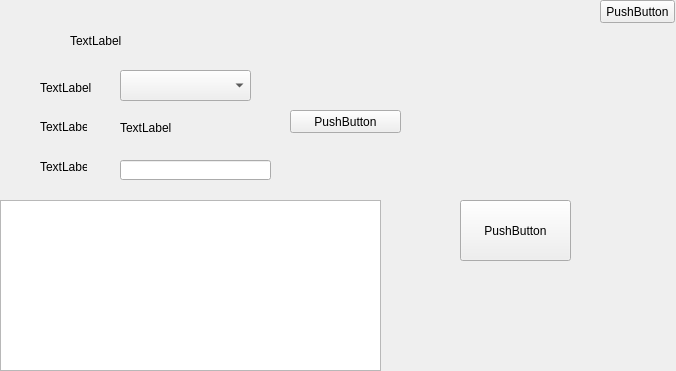
<?xml version="1.0" encoding="UTF-8"?>
<ui version="4.0">
 <class>Form</class>
 <widget class="QWidget" name="Form">
  <property name="geometry">
   <rect>
    <x>0</x>
    <y>0</y>
    <width>676</width>
    <height>371</height>
   </rect>
  </property>
  <property name="windowTitle">
   <string>Form</string>
  </property>
  <widget class="QPushButton" name="quitButton">
   <property name="geometry">
    <rect>
     <x>600</x>
     <y>0</y>
     <width>75</width>
     <height>23</height>
    </rect>
   </property>
   <property name="text">
    <string>PushButton</string>
   </property>
  </widget>
  <widget class="QComboBox" name="formatComboBox">
   <property name="geometry">
    <rect>
     <x>120</x>
     <y>70</y>
     <width>131</width>
     <height>31</height>
    </rect>
   </property>
  </widget>
  <widget class="QLabel" name="formatLabel">
   <property name="geometry">
    <rect>
     <x>40</x>
     <y>80</y>
     <width>61</width>
     <height>16</height>
    </rect>
   </property>
   <property name="text">
    <string>TextLabel</string>
   </property>
  </widget>
  <widget class="QLabel" name="titleLabel">
   <property name="geometry">
    <rect>
     <x>70</x>
     <y>20</y>
     <width>181</width>
     <height>41</height>
    </rect>
   </property>
   <property name="text">
    <string>TextLabel</string>
   </property>
  </widget>
  <widget class="QTextEdit" name="consoleTextEdit">
   <property name="geometry">
    <rect>
     <x>0</x>
     <y>200</y>
     <width>381</width>
     <height>171</height>
    </rect>
   </property>
  </widget>
  <widget class="QLabel" name="outputPathLabel">
   <property name="geometry">
    <rect>
     <x>40</x>
     <y>120</y>
     <width>47</width>
     <height>13</height>
    </rect>
   </property>
   <property name="text">
    <string>TextLabel</string>
   </property>
  </widget>
  <widget class="QLabel" name="outputPathDisplayLabel">
   <property name="geometry">
    <rect>
     <x>120</x>
     <y>120</y>
     <width>131</width>
     <height>16</height>
    </rect>
   </property>
   <property name="text">
    <string>TextLabel</string>
   </property>
  </widget>
  <widget class="QPushButton" name="selectOutputPathButton">
   <property name="geometry">
    <rect>
     <x>290</x>
     <y>110</y>
     <width>111</width>
     <height>23</height>
    </rect>
   </property>
   <property name="text">
    <string>PushButton</string>
   </property>
  </widget>
  <widget class="QLabel" name="linkLabel">
   <property name="geometry">
    <rect>
     <x>40</x>
     <y>160</y>
     <width>47</width>
     <height>13</height>
    </rect>
   </property>
   <property name="text">
    <string>TextLabel</string>
   </property>
  </widget>
  <widget class="QLineEdit" name="linkLineEdit">
   <property name="geometry">
    <rect>
     <x>120</x>
     <y>160</y>
     <width>151</width>
     <height>20</height>
    </rect>
   </property>
  </widget>
  <widget class="QPushButton" name="downloadButton">
   <property name="geometry">
    <rect>
     <x>460</x>
     <y>200</y>
     <width>111</width>
     <height>61</height>
    </rect>
   </property>
   <property name="text">
    <string>PushButton</string>
   </property>
  </widget>
 </widget>
 <resources/>
 <connections/>
</ui>
